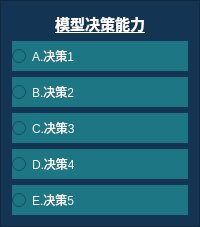
           <widget class="QFrame" name="frame_juece_zizhu">
            <property name="styleSheet">
             <string notr="true">background-color: rgb(20, 52, 83);
border-color: rgb(255, 97, 6);
</string>
            </property>
            <property name="frameShape">
             <enum>QFrame::StyledPanel</enum>
            </property>
            <property name="frameShadow">
             <enum>QFrame::Raised</enum>
            </property>
            <layout class="QVBoxLayout" name="verticalLayout_8">
             <item>
              <widget class="QLabel" name="label_juece_zizhu">
               <property name="sizePolicy">
                <sizepolicy hsizetype="Preferred" vsizetype="Fixed">
                 <horstretch>0</horstretch>
                 <verstretch>0</verstretch>
                </sizepolicy>
               </property>
               <property name="font">
                <font>
                 <pointsize>11</pointsize>
                 <weight>75</weight>
                 <italic>false</italic>
                 <bold>true</bold>
                 <underline>true</underline>
                 <strikeout>false</strikeout>
                </font>
               </property>
               <property name="styleSheet">
                <string notr="true">color: rgb(255, 255, 255);</string>
               </property>
               <property name="text">
                <string>模型决策能力</string>
               </property>
               <property name="alignment">
                <set>Qt::AlignCenter</set>
               </property>
              </widget>
             </item>
             <item>
              <widget class="QRadioButton" name="radioButton_jueceA">
               <property name="minimumSize">
                <size>
                 <width>0</width>
                 <height>30</height>
                </size>
               </property>
               <property name="styleSheet">
                <string notr="true">color: rgb(255, 255, 255);
background-color: rgb(28, 118, 132);</string>
               </property>
               <property name="text">
                <string>A.决策1</string>
               </property>
              </widget>
             </item>
             <item>
              <widget class="QRadioButton" name="radioButton_jueceB">
               <property name="minimumSize">
                <size>
                 <width>0</width>
                 <height>30</height>
                </size>
               </property>
               <property name="styleSheet">
                <string notr="true">color: rgb(255, 255, 255);
background-color: rgb(28, 118, 132);</string>
               </property>
               <property name="text">
                <string>B.决策2</string>
               </property>
              </widget>
             </item>
             <item>
              <widget class="QRadioButton" name="radioButton_jueceC">
               <property name="minimumSize">
                <size>
                 <width>0</width>
                 <height>30</height>
                </size>
               </property>
               <property name="styleSheet">
                <string notr="true">color: rgb(255, 255, 255);
background-color: rgb(28, 118, 132);</string>
               </property>
               <property name="text">
                <string>C.决策3</string>
               </property>
              </widget>
             </item>
             <item>
              <widget class="QRadioButton" name="radioButton_jueceD">
               <property name="minimumSize">
                <size>
                 <width>0</width>
                 <height>30</height>
                </size>
               </property>
               <property name="styleSheet">
                <string notr="true">color: rgb(255, 255, 255);
background-color: rgb(28, 118, 132);</string>
               </property>
               <property name="text">
                <string>D.决策4</string>
               </property>
              </widget>
             </item>
             <item>
              <widget class="QRadioButton" name="radioButton_jueceE">
               <property name="minimumSize">
                <size>
                 <width>0</width>
                 <height>30</height>
                </size>
               </property>
               <property name="styleSheet">
                <string notr="true">color: rgb(255, 255, 255);
background-color: rgb(28, 118, 132);</string>
               </property>
               <property name="text">
                <string>E.决策5</string>
               </property>
              </widget>
             </item>
            </layout>
           </widget>
